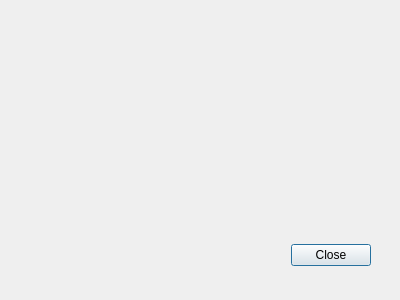
<?xml version="1.0" encoding="UTF-8"?>
<ui version="4.0">
 <class>HexadecimalViewerDialog</class>
 <widget class="QDialog" name="HexadecimalViewerDialog">
  <property name="geometry">
   <rect>
    <x>0</x>
    <y>0</y>
    <width>400</width>
    <height>300</height>
   </rect>
  </property>
  <property name="windowTitle">
   <string>Hexadecimal Viewer</string>
  </property>
  <property name="windowIcon">
   <iconset resource="resources.qrc">
    <normaloff>:/icons/icons/active64.png</normaloff>
    <normalon>:/icons/icons/active64.png</normalon>
    <disabledoff>:/icons/icons/greyed64.png</disabledoff>
    <disabledon>:/icons/icons/greyed64.png</disabledon>
    <activeoff>:/icons/icons/active64.png</activeoff>
    <activeon>:/icons/icons/active64.png</activeon>
    <selectedoff>:/icons/icons/selected64.png</selectedoff>
    <selectedon>:/icons/icons/selected64.png</selectedon>:/icons/icons/active64.png</iconset>
  </property>
  <property name="locale">
   <locale language="English" country="UnitedStates"/>
  </property>
  <widget class="QDialogButtonBox" name="buttonBox">
   <property name="geometry">
    <rect>
     <x>30</x>
     <y>240</y>
     <width>341</width>
     <height>31</height>
    </rect>
   </property>
   <property name="orientation">
    <enum>Qt::Horizontal</enum>
   </property>
   <property name="standardButtons">
    <set>QDialogButtonBox::Close</set>
   </property>
  </widget>
 </widget>
 <resources>
  <include location="resources.qrc"/>
 </resources>
 <connections>
  <connection>
   <sender>buttonBox</sender>
   <signal>accepted()</signal>
   <receiver>HexadecimalViewerDialog</receiver>
   <slot>accept()</slot>
   <hints>
    <hint type="sourcelabel">
     <x>248</x>
     <y>254</y>
    </hint>
    <hint type="destinationlabel">
     <x>157</x>
     <y>274</y>
    </hint>
   </hints>
  </connection>
  <connection>
   <sender>buttonBox</sender>
   <signal>rejected()</signal>
   <receiver>HexadecimalViewerDialog</receiver>
   <slot>reject()</slot>
   <hints>
    <hint type="sourcelabel">
     <x>316</x>
     <y>260</y>
    </hint>
    <hint type="destinationlabel">
     <x>286</x>
     <y>274</y>
    </hint>
   </hints>
  </connection>
 </connections>
</ui>
